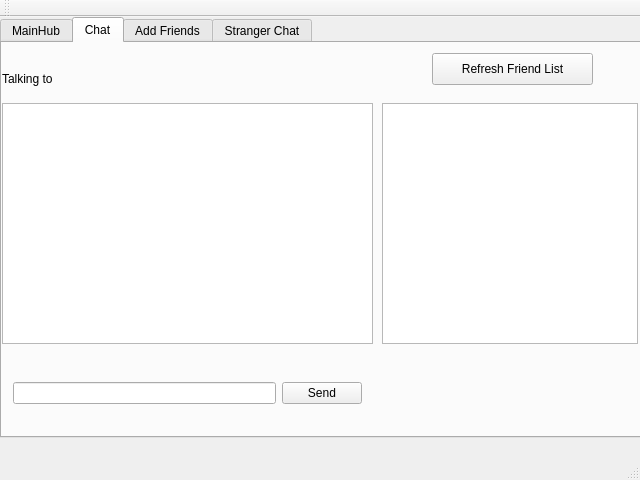
<?xml version="1.0" encoding="UTF-8"?>
<ui version="4.0">
 <class>MainWindow</class>
 <widget class="QMainWindow" name="MainWindow">
  <property name="enabled">
   <bool>true</bool>
  </property>
  <property name="geometry">
   <rect>
    <x>0</x>
    <y>0</y>
    <width>640</width>
    <height>480</height>
   </rect>
  </property>
  <property name="minimumSize">
   <size>
    <width>640</width>
    <height>480</height>
   </size>
  </property>
  <property name="maximumSize">
   <size>
    <width>640</width>
    <height>480</height>
   </size>
  </property>
  <property name="windowTitle">
   <string>QChat</string>
  </property>
  <widget class="QWidget" name="centralWidget">
   <widget class="QTabWidget" name="tabWidget">
    <property name="enabled">
     <bool>true</bool>
    </property>
    <property name="geometry">
     <rect>
      <x>0</x>
      <y>0</y>
      <width>641</width>
      <height>421</height>
     </rect>
    </property>
    <property name="currentIndex">
     <number>1</number>
    </property>
    <property name="tabBarAutoHide">
     <bool>false</bool>
    </property>
    <widget class="QWidget" name="server">
     <attribute name="title">
      <string>MainHub</string>
     </attribute>
     <widget class="QPlainTextEdit" name="serverText">
      <property name="geometry">
       <rect>
        <x>0</x>
        <y>0</y>
        <width>371</width>
        <height>241</height>
       </rect>
      </property>
      <property name="readOnly">
       <bool>true</bool>
      </property>
      <property name="centerOnScroll">
       <bool>true</bool>
      </property>
     </widget>
     <widget class="QLabel" name="label_5">
      <property name="geometry">
       <rect>
        <x>400</x>
        <y>210</y>
        <width>60</width>
        <height>16</height>
       </rect>
      </property>
      <property name="text">
       <string>Password</string>
      </property>
     </widget>
     <widget class="QLineEdit" name="loginPass">
      <property name="geometry">
       <rect>
        <x>490</x>
        <y>50</y>
        <width>113</width>
        <height>21</height>
       </rect>
      </property>
      <property name="inputMethodHints">
       <set>Qt::ImhHiddenText|Qt::ImhNoAutoUppercase|Qt::ImhNoPredictiveText|Qt::ImhSensitiveData</set>
      </property>
      <property name="inputMask">
       <string/>
      </property>
      <property name="echoMode">
       <enum>QLineEdit::Password</enum>
      </property>
     </widget>
     <widget class="QLineEdit" name="loginUser">
      <property name="geometry">
       <rect>
        <x>490</x>
        <y>10</y>
        <width>113</width>
        <height>21</height>
       </rect>
      </property>
     </widget>
     <widget class="QLabel" name="label">
      <property name="geometry">
       <rect>
        <x>400</x>
        <y>10</y>
        <width>71</width>
        <height>16</height>
       </rect>
      </property>
      <property name="text">
       <string>Username</string>
      </property>
     </widget>
     <widget class="QLineEdit" name="signPass">
      <property name="geometry">
       <rect>
        <x>490</x>
        <y>210</y>
        <width>113</width>
        <height>21</height>
       </rect>
      </property>
      <property name="inputMethodHints">
       <set>Qt::ImhHiddenText|Qt::ImhNoAutoUppercase|Qt::ImhNoPredictiveText|Qt::ImhSensitiveData</set>
      </property>
      <property name="echoMode">
       <enum>QLineEdit::Password</enum>
      </property>
     </widget>
     <widget class="QPushButton" name="signUp">
      <property name="geometry">
       <rect>
        <x>440</x>
        <y>250</y>
        <width>113</width>
        <height>32</height>
       </rect>
      </property>
      <property name="text">
       <string>Signup</string>
      </property>
     </widget>
     <widget class="QLineEdit" name="signUser">
      <property name="geometry">
       <rect>
        <x>490</x>
        <y>170</y>
        <width>113</width>
        <height>21</height>
       </rect>
      </property>
     </widget>
     <widget class="QLabel" name="label_3">
      <property name="geometry">
       <rect>
        <x>480</x>
        <y>140</y>
        <width>71</width>
        <height>16</height>
       </rect>
      </property>
      <property name="text">
       <string>Signup</string>
      </property>
     </widget>
     <widget class="QPushButton" name="disconnect">
      <property name="enabled">
       <bool>false</bool>
      </property>
      <property name="geometry">
       <rect>
        <x>400</x>
        <y>80</y>
        <width>113</width>
        <height>32</height>
       </rect>
      </property>
      <property name="text">
       <string>Disconnect</string>
      </property>
     </widget>
     <widget class="QLabel" name="label_2">
      <property name="geometry">
       <rect>
        <x>400</x>
        <y>50</y>
        <width>60</width>
        <height>16</height>
       </rect>
      </property>
      <property name="text">
       <string>Password</string>
      </property>
     </widget>
     <widget class="QPushButton" name="login">
      <property name="enabled">
       <bool>true</bool>
      </property>
      <property name="geometry">
       <rect>
        <x>510</x>
        <y>80</y>
        <width>113</width>
        <height>32</height>
       </rect>
      </property>
      <property name="text">
       <string>Login</string>
      </property>
     </widget>
     <widget class="QLabel" name="label_4">
      <property name="geometry">
       <rect>
        <x>400</x>
        <y>170</y>
        <width>71</width>
        <height>16</height>
       </rect>
      </property>
      <property name="text">
       <string>Username</string>
      </property>
     </widget>
     <widget class="QLabel" name="label_6">
      <property name="geometry">
       <rect>
        <x>20</x>
        <y>300</y>
        <width>91</width>
        <height>16</height>
       </rect>
      </property>
      <property name="text">
       <string>Server Status:</string>
      </property>
     </widget>
     <widget class="QLabel" name="serverStatus">
      <property name="geometry">
       <rect>
        <x>110</x>
        <y>300</y>
        <width>91</width>
        <height>16</height>
       </rect>
      </property>
      <property name="styleSheet">
       <string notr="true">background-color: rgb(0, 0, 0);
color: rgb(0, 170, 255);</string>
      </property>
      <property name="text">
       <string>Not Connected</string>
      </property>
     </widget>
     <widget class="QPushButton" name="refresh">
      <property name="enabled">
       <bool>false</bool>
      </property>
      <property name="geometry">
       <rect>
        <x>230</x>
        <y>290</y>
        <width>93</width>
        <height>28</height>
       </rect>
      </property>
      <property name="text">
       <string>Refresh</string>
      </property>
     </widget>
    </widget>
    <widget class="QWidget" name="chat">
     <property name="enabled">
      <bool>true</bool>
     </property>
     <attribute name="title">
      <string>Chat</string>
     </attribute>
     <widget class="QPlainTextEdit" name="chatText">
      <property name="geometry">
       <rect>
        <x>0</x>
        <y>60</y>
        <width>371</width>
        <height>241</height>
       </rect>
      </property>
      <property name="readOnly">
       <bool>true</bool>
      </property>
      <property name="centerOnScroll">
       <bool>true</bool>
      </property>
     </widget>
     <widget class="QLabel" name="currentPerson">
      <property name="geometry">
       <rect>
        <x>0</x>
        <y>20</y>
        <width>351</width>
        <height>31</height>
       </rect>
      </property>
      <property name="text">
       <string>Talking to </string>
      </property>
     </widget>
     <widget class="QWidget" name="horizontalLayoutWidget_2">
      <property name="geometry">
       <rect>
        <x>0</x>
        <y>310</y>
        <width>371</width>
        <height>80</height>
       </rect>
      </property>
      <layout class="QHBoxLayout" name="horizontalLayout_2">
       <item>
        <widget class="QLineEdit" name="chatInput"/>
       </item>
       <item>
        <widget class="QPushButton" name="send">
         <property name="text">
          <string>Send</string>
         </property>
        </widget>
       </item>
      </layout>
     </widget>
     <widget class="QPushButton" name="refreshFriend">
      <property name="geometry">
       <rect>
        <x>430</x>
        <y>10</y>
        <width>161</width>
        <height>32</height>
       </rect>
      </property>
      <property name="text">
       <string>Refresh Friend List</string>
      </property>
     </widget>
     <widget class="QListWidget" name="friendListWidget">
      <property name="geometry">
       <rect>
        <x>380</x>
        <y>60</y>
        <width>256</width>
        <height>241</height>
       </rect>
      </property>
     </widget>
    </widget>
    <widget class="QWidget" name="addFriend">
     <property name="enabled">
      <bool>true</bool>
     </property>
     <attribute name="title">
      <string>Add Friends</string>
     </attribute>
     <widget class="QPushButton" name="addFriendButton">
      <property name="geometry">
       <rect>
        <x>240</x>
        <y>40</y>
        <width>113</width>
        <height>32</height>
       </rect>
      </property>
      <property name="text">
       <string>Add Friend</string>
      </property>
     </widget>
     <widget class="QLineEdit" name="addFriendInput">
      <property name="geometry">
       <rect>
        <x>200</x>
        <y>10</y>
        <width>191</width>
        <height>21</height>
       </rect>
      </property>
     </widget>
    </widget>
    <widget class="QWidget" name="stranger">
     <attribute name="title">
      <string>Stranger Chat</string>
     </attribute>
    </widget>
   </widget>
  </widget>
  <widget class="QMenuBar" name="menuBar">
   <property name="geometry">
    <rect>
     <x>0</x>
     <y>0</y>
     <width>640</width>
     <height>17</height>
    </rect>
   </property>
  </widget>
  <widget class="QToolBar" name="mainToolBar">
   <attribute name="toolBarArea">
    <enum>TopToolBarArea</enum>
   </attribute>
   <attribute name="toolBarBreak">
    <bool>false</bool>
   </attribute>
  </widget>
  <widget class="QStatusBar" name="statusBar"/>
 </widget>
 <layoutdefault spacing="6" margin="11"/>
 <resources/>
 <connections/>
</ui>
